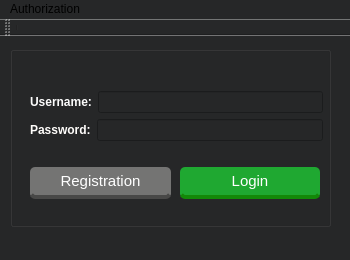
<?xml version="1.0" encoding="UTF-8"?>
<ui version="4.0">
 <class>MainWindow</class>
 <widget class="QMainWindow" name="MainWindow">
  <property name="enabled">
   <bool>true</bool>
  </property>
  <property name="sizePolicy">
   <sizepolicy hsizetype="Fixed" vsizetype="Fixed">
    <horstretch>3</horstretch>
    <verstretch>0</verstretch>
   </sizepolicy>
  </property>
  <property name="minimumSize">
   <size>
    <width>350</width>
    <height>260</height>
   </size>
  </property>
  <property name="maximumSize">
   <size>
    <width>350</width>
    <height>260</height>
   </size>
  </property>
  <property name="mouseTracking">
   <bool>false</bool>
  </property>
  <property name="focusPolicy">
   <enum>Qt::NoFocus</enum>
  </property>
  <property name="contextMenuPolicy">
   <enum>Qt::DefaultContextMenu</enum>
  </property>
  <property name="acceptDrops">
   <bool>true</bool>
  </property>
  <property name="windowTitle">
   <string>MainWindow</string>
  </property>
  <property name="windowIcon">
   <iconset theme="applications-games">
    <normaloff>../../Pictures/LOGO.ico</normaloff>../../Pictures/LOGO.ico</iconset>
  </property>
  <property name="statusTip">
   <string/>
  </property>
  <property name="styleSheet">
   <string notr="true">background-color: rgb(38, 39, 40);</string>
  </property>
  <property name="locale">
   <locale language="English" country="UnitedStates"/>
  </property>
  <property name="inputMethodHints">
   <set>Qt::ImhNone</set>
  </property>
  <property name="toolButtonStyle">
   <enum>Qt::ToolButtonTextBesideIcon</enum>
  </property>
  <property name="tabShape">
   <enum>QTabWidget::Rounded</enum>
  </property>
  <property name="unifiedTitleAndToolBarOnMac">
   <bool>false</bool>
  </property>
  <widget class="QWidget" name="centralwidget">
   <widget class="QGroupBox" name="groupBox_Autorization">
    <property name="geometry">
     <rect>
      <x>10</x>
      <y>10</y>
      <width>321</width>
      <height>181</height>
     </rect>
    </property>
    <property name="font">
     <font>
      <family>Segoe UI</family>
      <pointsize>9</pointsize>
      <italic>false</italic>
      <bold>true</bold>
     </font>
    </property>
    <property name="autoFillBackground">
     <bool>false</bool>
    </property>
    <property name="styleSheet">
     <string notr="true"/>
    </property>
    <property name="locale">
     <locale language="English" country="UnitedStates"/>
    </property>
    <property name="title">
     <string/>
    </property>
    <widget class="QWidget" name="layoutWidget">
     <property name="geometry">
      <rect>
       <x>20</x>
       <y>30</y>
       <width>293</width>
       <height>140</height>
      </rect>
     </property>
     <layout class="QVBoxLayout" name="verticalLayout_2">
      <item>
       <layout class="QVBoxLayout" name="verticalLayout">
        <item>
         <layout class="QHBoxLayout" name="horizontalLayout">
          <item>
           <widget class="QLabel" name="lb_login">
            <property name="styleSheet">
             <string notr="true"/>
            </property>
            <property name="text">
             <string>&lt;html&gt;&lt;head/&gt;&lt;body&gt;&lt;p&gt;&lt;span style=&quot; font-weight:700; color:#fcfcfc;&quot;&gt;Username:&lt;/span&gt;&lt;/p&gt;&lt;/body&gt;&lt;/html&gt;</string>
            </property>
           </widget>
          </item>
          <item>
           <widget class="QLineEdit" name="le_Login">
            <property name="font">
             <font>
              <family>Segoe UI</family>
              <pointsize>9</pointsize>
              <italic>false</italic>
              <bold>false</bold>
             </font>
            </property>
            <property name="styleSheet">
             <string notr="true">font: 9pt &quot;Segoe UI&quot;;</string>
            </property>
           </widget>
          </item>
         </layout>
        </item>
        <item>
         <layout class="QHBoxLayout" name="horizontalLayout_2">
          <item>
           <widget class="QLabel" name="lb_Password">
            <property name="text">
             <string>&lt;html&gt;&lt;head/&gt;&lt;body&gt;&lt;p&gt;&lt;span style=&quot; font-weight:700; color:#fffdfb;&quot;&gt; Password:&lt;/span&gt;&lt;/p&gt;&lt;/body&gt;&lt;/html&gt;</string>
            </property>
           </widget>
          </item>
          <item>
           <widget class="QLineEdit" name="le_Password">
            <property name="styleSheet">
             <string notr="true"/>
            </property>
           </widget>
          </item>
         </layout>
        </item>
       </layout>
      </item>
      <item>
       <layout class="QHBoxLayout" name="horizontalLayout_3">
        <item>
         <widget class="QPushButton" name="bt_registr">
          <property name="styleSheet">
           <string notr="true">float: right;
margin-right: 3%;
margin-top: 5px;
border-radius: 5px;
	-moz-border-radius: 5px;
	-webkit-border-radius: 5px;
padding: 5px 9px;
background-color: rgb(116, 116, 115);
text-shadow: #454545 0 0 2px;
border-bottom: 4px solid rgb(72,72,71);
color: white;
font-family:  &quot;Times New Roman&quot;;
font: 11pt ;
</string>
          </property>
          <property name="text">
           <string>Registration</string>
          </property>
         </widget>
        </item>
        <item>
         <widget class="QPushButton" name="bt_login">
          <property name="styleSheet">
           <string notr="true">float: right;
margin-right: 3%;
margin-top: 5px;
border-radius: 5px;
	-moz-border-radius: 5px;
	-webkit-border-radius: 5px;
padding: 5px 9px;
background-color: rgb(31, 168, 49);
text-shadow: #454545 0 0 2px;
border-bottom: 4px solid rgb(19,136,8);
color: white;
font-family:  &quot;Times New Roman&quot;;
font: 11pt ;
</string>
          </property>
          <property name="text">
           <string>Login</string>
          </property>
          <property name="icon">
           <iconset theme="emblem-default">
            <normaloff>.</normaloff>.</iconset>
          </property>
         </widget>
        </item>
       </layout>
      </item>
     </layout>
    </widget>
   </widget>
  </widget>
  <widget class="QMenuBar" name="menubar">
   <property name="geometry">
    <rect>
     <x>0</x>
     <y>0</y>
     <width>350</width>
     <height>21</height>
    </rect>
   </property>
   <widget class="QMenu" name="menuAuthorization">
    <property name="title">
     <string>Authorization</string>
    </property>
   </widget>
   <addaction name="menuAuthorization"/>
  </widget>
  <widget class="QStatusBar" name="statusbar"/>
  <widget class="QToolBar" name="toolBar">
   <property name="font">
    <font>
     <bold>true</bold>
    </font>
   </property>
   <property name="windowTitle">
    <string>toolBar</string>
   </property>
   <property name="iconSize">
    <size>
     <width>48</width>
     <height>35</height>
    </size>
   </property>
   <attribute name="toolBarArea">
    <enum>TopToolBarArea</enum>
   </attribute>
   <attribute name="toolBarBreak">
    <bool>false</bool>
   </attribute>
   <addaction name="separator"/>
  </widget>
  <action name="act_exit">
   <property name="icon">
    <iconset theme="application-exit">
     <normaloff>../../Pictures/для программ/Exit.png</normaloff>../../Pictures/для программ/Exit.png</iconset>
   </property>
   <property name="text">
    <string>Выход</string>
   </property>
   <property name="toolTip">
    <string>Выйти из приложения</string>
   </property>
  </action>
 </widget>
 <resources/>
 <connections/>
</ui>
